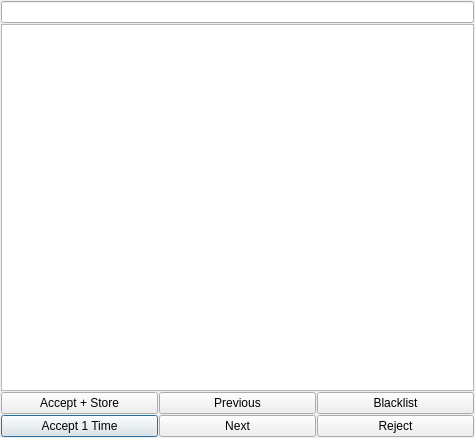
<?xml version="1.0" encoding="UTF-8"?>
<ui version="4.0">
 <author>Bernd Stramm &lt;bernd.stramm@gmail.com&gt;</author>
 <class>CertCandidate</class>
 <widget class="QDialog" name="CertCandidate">
  <property name="geometry">
   <rect>
    <x>0</x>
    <y>0</y>
    <width>475</width>
    <height>438</height>
   </rect>
  </property>
  <property name="windowTitle">
   <string>Certificate Candidates</string>
  </property>
  <layout class="QGridLayout" name="gridLayout">
   <item row="0" column="0">
    <widget class="QLineEdit" name="certOrgLine"/>
   </item>
   <item row="1" column="0">
    <widget class="QListWidget" name="infoList"/>
   </item>
   <item row="2" column="0">
    <layout class="QGridLayout" name="gridLayout_2">
     <item row="1" column="0">
      <widget class="QPushButton" name="acceptButton">
       <property name="text">
        <string>Accept 1 Time</string>
       </property>
      </widget>
     </item>
     <item row="1" column="1">
      <widget class="QPushButton" name="nextButton">
       <property name="text">
        <string>Next</string>
       </property>
      </widget>
     </item>
     <item row="0" column="0">
      <widget class="QPushButton" name="storeButton">
       <property name="text">
        <string>Accept + Store</string>
       </property>
      </widget>
     </item>
     <item row="0" column="1">
      <widget class="QPushButton" name="prevButton">
       <property name="text">
        <string>Previous</string>
       </property>
      </widget>
     </item>
     <item row="0" column="2">
      <widget class="QPushButton" name="blackButton">
       <property name="text">
        <string>Blacklist</string>
       </property>
      </widget>
     </item>
     <item row="1" column="2">
      <widget class="QPushButton" name="rejectButton">
       <property name="text">
        <string>Reject</string>
       </property>
      </widget>
     </item>
    </layout>
   </item>
  </layout>
 </widget>
 <layoutdefault spacing="1" margin="1"/>
 <resources/>
 <connections/>
</ui>
